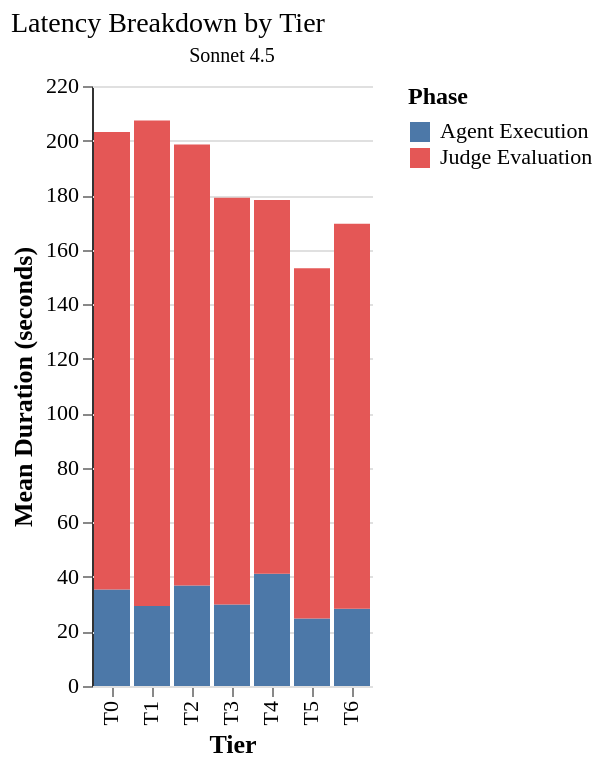

Describe this chart as a Vega-Lite specification.
### Vega-Lite specification from a JSON file in a GitHub repository (floating-point values rounded to 4 significant figures)
{"config": {"font": "serif", "axis": {"labelFontSize": 11, "titleFontSize": 13, "gridColor": "#e0e0e0", "domainColor": "#333333"}, "legend": {"labelFontSize": 11, "titleFontSize": 12}, "title": {"fontSize": 14, "anchor": "start", "fontWeight": "normal"}, "view": {"stroke": null, "continuousWidth": 400, "continuousHeight": 300}, "mark": {"tooltip": true}}, "data": {"name": "data-1f846ac9acdcc5c3d51811c7097f5f7c"}, "facet": {"column": {"field": "agent_model", "title": null, "type": "nominal"}}, "spec": {"mark": {"type": "bar"}, "encoding": {"color": {"field": "phase_label", "scale": {"domain": ["Agent Execution", "Judge Evaluation"], "range": ["#4C78A8", "#E45756"]}, "title": "Phase", "type": "nominal"}, "order": {"field": "phase", "sort": "ascending", "type": "nominal"}, "tooltip": [{"field": "tier", "title": "Tier", "type": "ordinal"}, {"field": "phase_label", "title": "Phase", "type": "nominal"}, {"field": "duration", "format": ".2f", "title": "Duration (s)", "type": "quantitative"}], "x": {"field": "tier", "sort": ["T0", "T1", "T2", "T3", "T4", "T5", "T6"], "title": "Tier", "type": "ordinal"}, "y": {"field": "duration", "title": "Mean Duration (seconds)", "type": "quantitative"}}}, "title": "Latency Breakdown by Tier", "$schema": "https://vega.github.io/schema/vega-lite/v6.1.0.json", "datasets": {"data-1f846ac9acdcc5c3d51811c7097f5f7c": [{"agent_model": "Sonnet 4.5", "tier": "T0", "phase": "agent_duration_seconds", "duration": 35.34, "phase_label": "Agent Execution"}, {"agent_model": "Sonnet 4.5", "tier": "T1", "phase": "agent_duration_seconds", "duration": 29.34, "phase_label": "Agent Execution"}, {"agent_model": "Sonnet 4.5", "tier": "T2", "phase": "agent_duration_seconds", "duration": 36.84, "phase_label": "Agent Execution"}, {"agent_model": "Sonnet 4.5", "tier": "T3", "phase": "agent_duration_seconds", "duration": 29.9, "phase_label": "Agent Execution"}, {"agent_model": "Sonnet 4.5", "tier": "T4", "phase": "agent_duration_seconds", "duration": 41.17, "phase_label": "Agent Execution"}, {"agent_model": "Sonnet 4.5", "tier": "T5", "phase": "agent_duration_seconds", "duration": 24.76, "phase_label": "Agent Execution"}, {"agent_model": "Sonnet 4.5", "tier": "T6", "phase": "agent_duration_seconds", "duration": 28.36, "phase_label": "Agent Execution"}, {"agent_model": "Sonnet 4.5", "tier": "T0", "phase": "judge_duration_seconds", "duration": 167.8, "phase_label": "Judge Evaluation"}, {"agent_model": "Sonnet 4.5", "tier": "T1", "phase": "judge_duration_seconds", "duration": 178.0, "phase_label": "Judge Evaluation"}, {"agent_model": "Sonnet 4.5", "tier": "T2", "phase": "judge_duration_seconds", "duration": 161.7, "phase_label": "Judge Evaluation"}, {"agent_model": "Sonnet 4.5", "tier": "T3", "phase": "judge_duration_seconds", "duration": 149.1, "phase_label": "Judge Evaluation"}, {"agent_model": "Sonnet 4.5", "tier": "T4", "phase": "judge_duration_seconds", "duration": 137.0, "phase_label": "Judge Evaluation"}, {"agent_model": "Sonnet 4.5", "tier": "T5", "phase": "judge_duration_seconds", "duration": 128.4, "phase_label": "Judge Evaluation"}, {"agent_model": "Sonnet 4.5", "tier": "T6", "phase": "judge_duration_seconds", "duration": 141.1, "phase_label": "Judge Evaluation"}]}}
